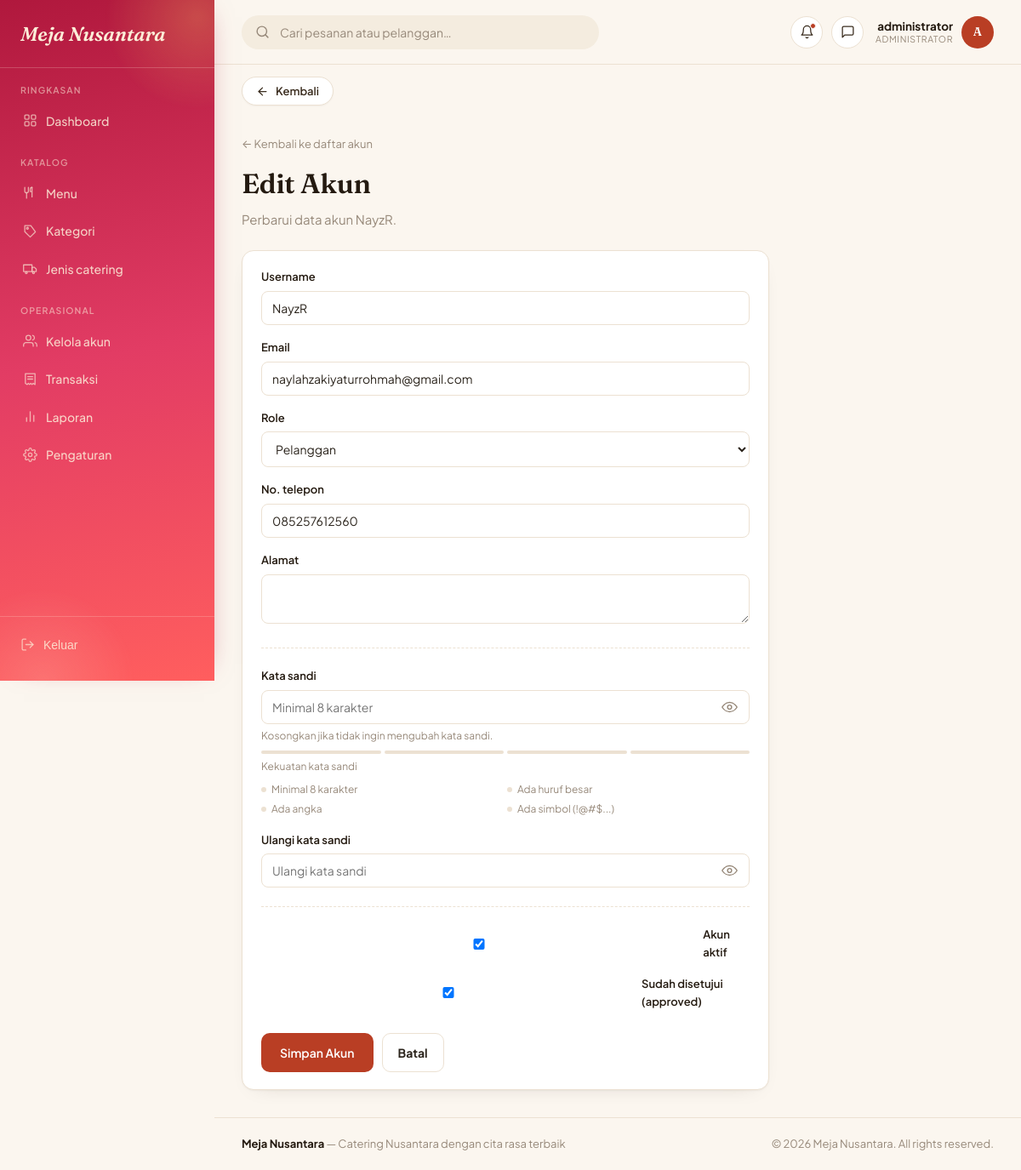
Before: /admin-panel/akun/5/edit/ (signed in) with the older database file.
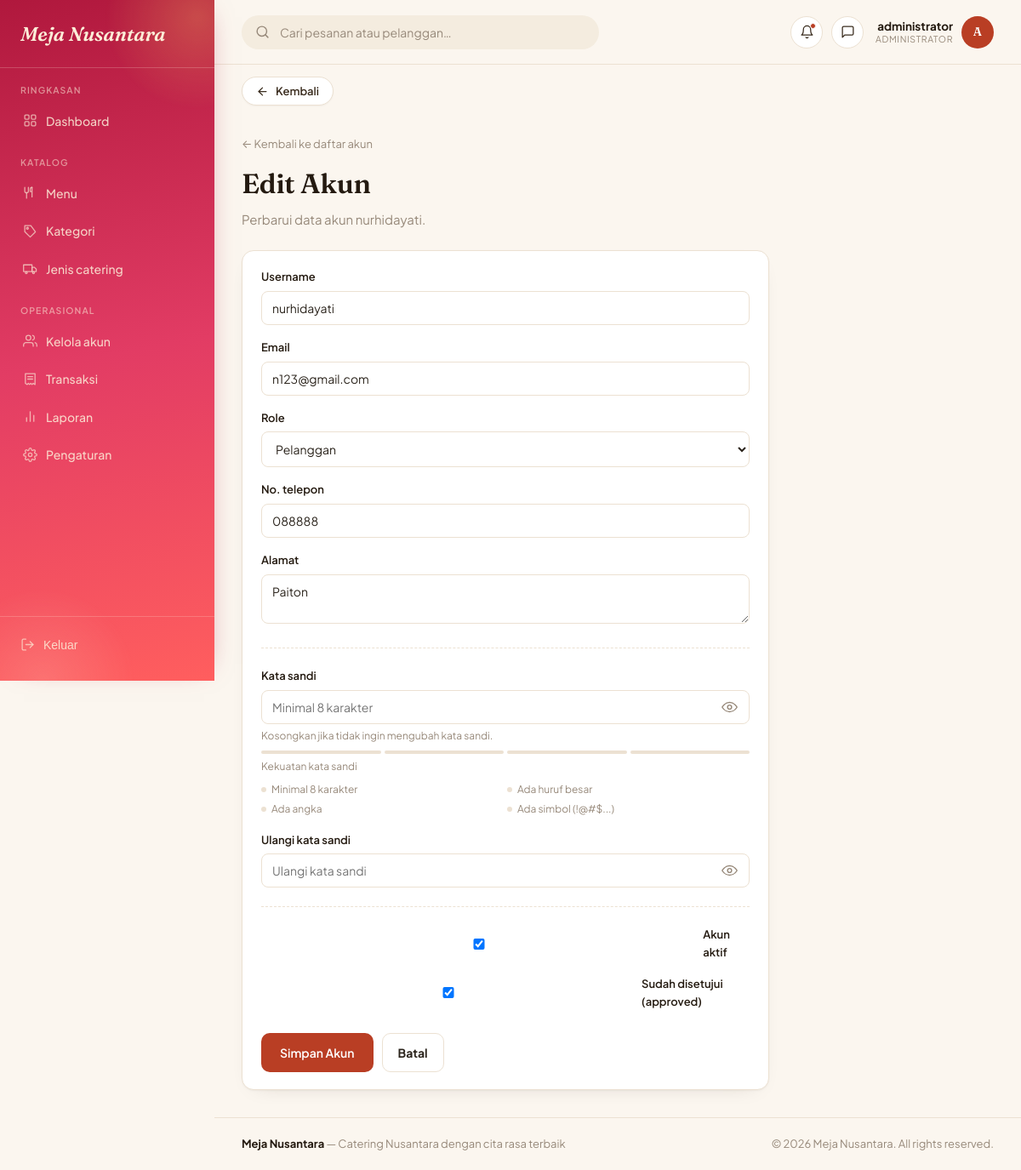
After: the same page with the newer database file.
### administrator/models.py (models this page shows, shortened)
class User(AbstractUser):
    class Role(models.TextChoices):
        ADMINISTRATOR = 'administrator', 'Administrator'
        petugas = 'petugas', 'petugas'
        PELANGGAN = 'pelanggan', 'Pelanggan'
    role = models.CharField(max_length=20, choices=Role.choices, default=Role.PELANGGAN)
    is_approved = models.BooleanField(
        default=False,
        help_text="Khusus role pelanggan. True jika registrasi sudah disetujui petugas."
    )
    approved_by = models.ForeignKey(
        'self', on_delete=models.SET_NULL, null=True, blank=True,
        related_name='approved_users', limit_choices_to={'role': 'petugas'}
    )
    approved_at = models.DateTimeField(null=True, blank=True)
    no_telepon = models.CharField(max_length=20, blank=True)
    alamat = models.TextField(blank=True)

### administrator/views.py (the view)
# urls.py: path('akun/<int:pk>/edit/', views.akun_form, name='akun_edit'),
@role_required('administrator')
def akun_form(request, pk=None):
    instance = get_object_or_404(User, pk=pk) if pk else None
    if instance and instance.role == User.Role.ADMINISTRATOR:
        messages.error(request, "Akun administrator tidak bisa diedit lewat halaman ini.")
        return redirect('administrator:akun_list')
    if request.method == 'POST':
        form = AkunForm(request.POST, instance=instance)
        if form.is_valid():
            form.save()
            messages.success(request, "Akun berhasil disimpan.")
            return redirect('administrator:akun_list')
    else:
        form = AkunForm(instance=instance)
    return render(request, 'administrator/akun_form.html', {'form': form, 'instance': instance})

### administrator/forms.py (shortened to what this page needs)
class AkunForm(forms.ModelForm):
    password1 = forms.CharField(
        label="Kata sandi",
        widget=forms.PasswordInput(attrs={'autocomplete': 'new-password', 'placeholder': 'Minimal 8 karakter'}),
        required=False,
        help_text="Kosongkan jika tidak ingin mengubah kata sandi.",
    )
    password2 = forms.CharField(
        label="Ulangi kata sandi",
        widget=forms.PasswordInput(attrs={'autocomplete': 'new-password', 'placeholder': 'Ulangi kata sandi'}),
        required=False,
    )
    class Meta:
        model = User
        fields = ['username', 'email', 'role', 'no_telepon', 'alamat', 'is_active', 'is_approved']
        widgets = {
            'alamat': forms.Textarea(attrs={'rows': 2}),
        }
    def __init__(self, *args, **kwargs):
        super().__init__(*args, **kwargs)
        self.fields['role'].choices = [
            (User.Role.petugas, 'Petugas'),
            (User.Role.PELANGGAN, 'Pelanggan'),
        ]
        if not self.instance.pk:
            self.fields['password1'].required = True
            self.fields['password2'].required = True
            self.fields['password1'].help_text = ""

### templates/administrator/akun_form.html (shortened to what the changed rows need)
{% extends "base.html" %}
{% block content %}
<div style="max-width: 620px;">
  <a href="{% url 'administrator:akun_list' %}" style="font-size: 13px; color: var(--text-muted);">&larr; Kembali ke daftar akun</a>
  <h1 style="margin-top: 10px;">{% if instance %}Edit Akun{% else %}Tambah Akun Baru{% endif %}</h1>
  <p style="color: var(--text-muted); margin-top: -8px; margin-bottom: 24px;">
    {% if instance %}Perbarui data akun {{ instance.username }}.{% else %}Buat akun petugas atau pelanggan secara langsung.{% endif %}
  </p>
  <form method="post" class="ticket" novalidate>
    <div class="ticket-body">
      <div class="field">
        <label for="{{ form.username.id_for_label }}">Username</label>
        {{ form.username }}
      </div>
      <div class="field">
        <label for="{{ form.email.id_for_label }}">Email</label>
        {{ form.email }}
      </div>
      <div class="field">
        <label for="{{ form.role.id_for_label }}">Role</label>
        {{ form.role }}
      </div>
      <div class="field">
        <label for="{{ form.no_telepon.id_for_label }}">No. telepon</label>
        {{ form.no_telepon }}
      </div>
      <div class="field">
        <label for="{{ form.alamat.id_for_label }}">Alamat</label>
        {{ form.alamat }}
      </div>
      <div class="field" style="display:flex; align-items:center; gap: 8px;">
        {{ form.is_active }}
        <label for="{{ form.is_active.id_for_label }}" style="margin:0;">Akun aktif</label>
      </div>
      <div class="field" style="display:flex; align-items:center; gap: 8px;">
        {{ form.is_approved }}
        <label for="{{ form.is_approved.id_for_label }}" style="margin:0;">Sudah disetujui (approved)</label>
      </div>
    </div>
  </form>
</div>
{% endblock %}

Changed rows visible on the page:
changed User "Pelanggan": username "NayzR" → "nurhidayati"; email "naylahzakiyaturrohmah@gmail.com" → "n123@gmail.com"; no_telepon "085257612560" → "088888"; alamat (not shown) → "Paiton"
